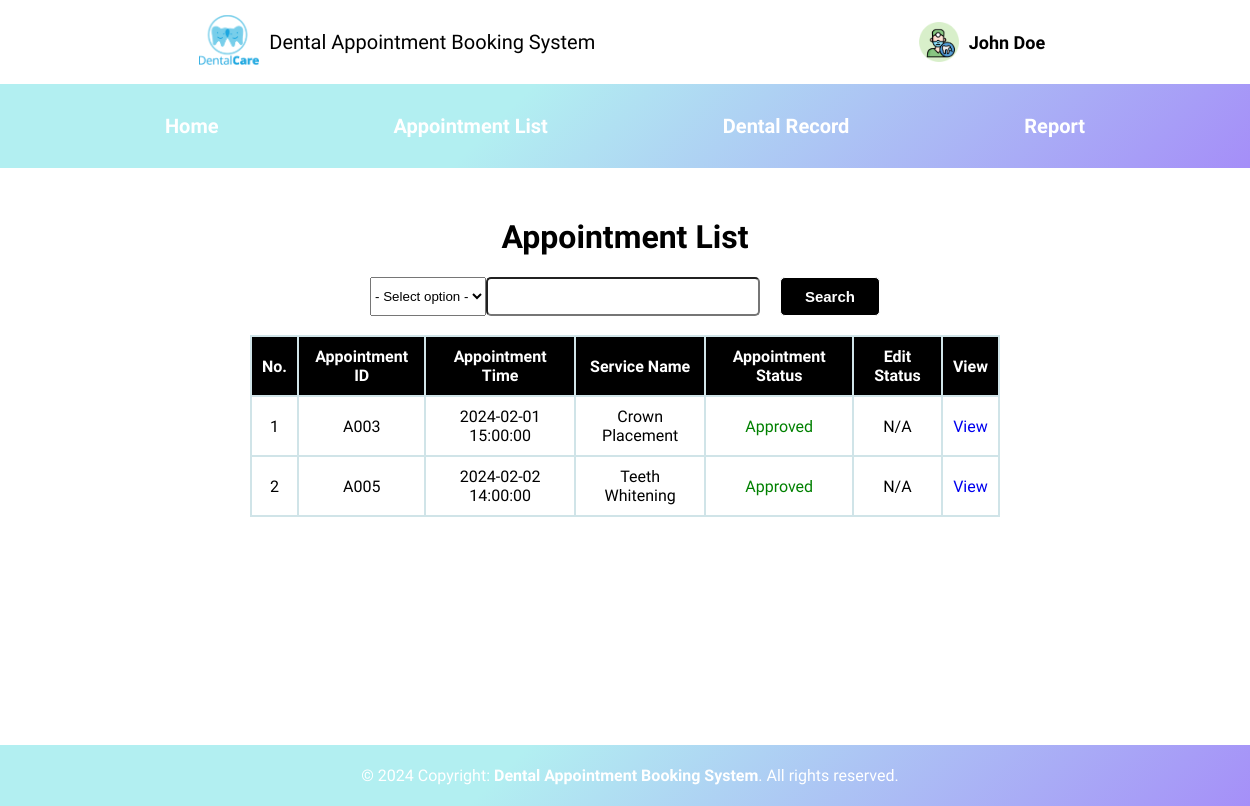
The app's page /Dentist/appointment_list.php (signed in) with its own data.
### tables this page shows
CREATE TABLE IF NOT EXISTS Appointment(
appointmentID VARCHAR(10) PRIMARY KEY,
appointmentTime DATETIME,
dentalServiceType VARCHAR(20) NOT NULL,  
serviceName VARCHAR(30) NOT NULL,
servicePrice FLOAT NOT NULL,
lengthOfTime VARCHAR(10) NOT NULL,
patientID VARCHAR(10),
dentistID VARCHAR(10),
appointmentStatus VARCHAR(20) NOT NULL DEFAULT 'Pending',
FOREIGN KEY(patientID) REFERENCES Patient(patientID),
FOREIGN KEY(dentistID) REFERENCES Dentist(dentistID)
);

### Dentist/appointment_list.php (the view, shortened to what this page needs)
<!DOCTYPE html>
<html lang="en">
<head>
    <link rel="stylesheet" href="../style.css">
</head>
<body>
<?php
    include('../config.php');
    include('Dentist.php');
    $dentistID = $_SESSION['dentistID'];
    echo "<h1>Appointment List</h1>";
?>
<form class="search-appointment-form" action="dentist_search_appointment.php" method="get">
    <select name="search_criteria" required>
        <option value="" default>- Select option -</option>
    </select>
    <input class="search-appointment-input" type="text" name="search_value" required> &nbsp; &nbsp; &nbsp;
    <input class="search-btn" type="submit" name="search" id="search" value="Search"/>
</form>
<br>
<?php
   $query = "SELECT patientID, appointmentID, appointmentTime, serviceName, appointmentStatus
             FROM appointment a
             WHERE dentistID = '$dentistID'
             ORDER BY appointmentID";
   $result = mysqli_query($conn, $query) or die(mysqli_connect_error());
    echo '<div class="appointment-table">';
    echo '<table class = "bordered">
         <tr>
         <th>No.</th>
         <th>Appointment ID</th>
         <th>Appointment Time</th>
         <th>Service Name</th>
         <th>Appointment Status</th>
         <th>Edit Status</th>
         <th>View</th>
         </tr>';
         $counter = 1;
         while(($row=mysqli_fetch_array($result))){
            $statusColor = '';
            if ($row['appointmentStatus'] == 'Rejected') {
                $statusColor = 'red';
            } else if($row['appointmentStatus'] == 'Pending'){
                $statusColor = '#FFDF00';
            }
              else if ($row['appointmentStatus'] == 'Approved') {
               $statusColor = 'green';
            }
            echo '<tr>
                 <td>'.$counter.'</td>
                 <td>'.$row['appointmentID'].'</td>
                 <td>'.$row['appointmentTime'].'</td>
                 <td>'.$row['serviceName'].'</td>
                 <td><span style="color:' . $statusColor . ';">' . $row['appointmentStatus'] . '</span></td>
                 <td>';
                 if ($row['appointmentStatus'] == 'Pending') {
                    echo '<form action="update_status.php" method="post">
                             <input type="hidden" name="appointmentID" value="' . $row['appointmentID'] . '">
                             <select name="appointmentStatus" required>
                                 <option value="" disabled selected>--- Select Status ---</option>
                                 <option value="Approved" ' . ($row['appointmentStatus'] == 'Approved' ? 'selected' : '') . '>Approved</option>
                                 <option value="Rejected" ' . ($row['appointmentStatus'] == 'Rejected' ? 'selected' : '') . '>Rejected</option>
                             </select>
                             <input type="submit" id="update-button" value="Update">
                         </form>';
                } else {
                    echo 'N/A';
                }
                echo '</td>
                     <td><a href="dentist_view_appointment.php?id=' . $row['appointmentID'] . '">View</a></td>
                     </tr>';
                $counter++;
             }
             echo '</table>';
             echo '</div>';
         echo "<br> <br> <br> <br> <br> <br>";
         echo "<br> <br> <br> <br> <br> <br>";
         include('../footer.php');
?>
</body>
</html>

### style.css (style rules this page uses)
body { font-family: "Reem Kufi", sans-serif; font-optical-sizing: auto; font-weight: 300; font-style: normal; margin: 0; scroll-behavior: smooth; }

### Dentist/appointment_list.php (style rules this page uses)
body { font-family: "Reem Kufi"; }
h1 { text-align: center; margin-top: 50px; }
form { align: center; display: flex; justify-content: center; }
.search-appointment-input { border-radius: 5px; padding: 10px; width: 20%; }
#update-button, .insert-button, .search-btn { font-size: 15px; width: 100px; color: white; background-color: black; border: 1px solid white; padding: 10px; border-radius: 5px; cursor: pointer; font-weight: bold; }
th,td { border: 2px solid #D0E4E8; text-align: center; padding: 10px; }
table { display: table; align-item: center; border-collapse: collapse; border: 2px solid #D0E4E8; border-radius: 5px; box-sizing: border-box; margin: 0 auto; width: 60%; }
th { background-color: black; color: white; }
td a { text-decoration: none; }

### records on screen
appointment: appointmentID "A003", appointmentTime "2024-02-01 15:00:00", serviceName "Crown Placement", appointmentStatus "Approved", shows "N/A"
appointment: appointmentID "A005", appointmentTime "2024-02-02 14:00:00", serviceName "Teeth Whitening", appointmentStatus "Approved", shows "N/A"

### other values on screen
$_SESSION['name'] "John Doe"
